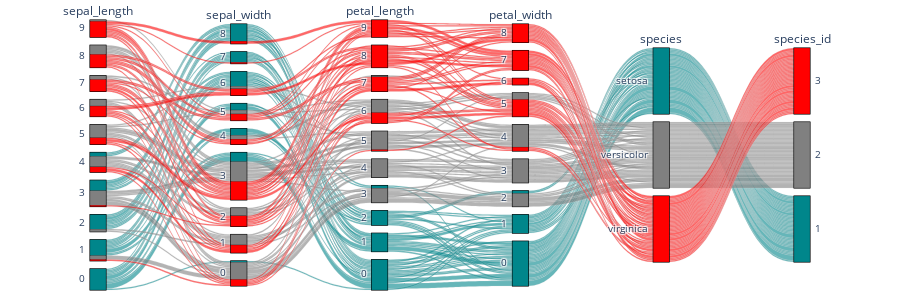

The code cell stored with this chart in its notebook:
### Code cell
a.show()

### Figure 1 — Plotly figure (JSON) as saved in the notebook; plotly's stock layout.template omitted (floating-point values rounded to 4 significant figures; data arrays with more than 128 entries replaced by an {"elided": "..."} marker saying what was removed)
{"data": [{"dimensions": [{"categoryorder": "category descending", "label": "sepal_length", "values": {"elided": "150 int values"}}, {"categoryorder": "category descending", "label": "sepal_width", "values": {"elided": "150 int values"}}, {"categoryorder": "category descending", "label": "petal_length", "values": {"elided": "150 int values"}}, {"categoryorder": "category descending", "label": "petal_width", "values": {"elided": "150 int values"}}, {"categoryorder": "array", "label": "species", "ticktext": ["setosa", "versicolor", "virginica"], "values": {"elided": "150 int values"}}, {"categoryorder": "category descending", "label": "species_id", "values": {"elided": "150 int values"}}], "line": {"color": {"elided": "150 int values"}, "colorscale": [[0, "#00868B"], [0.5, "gray"], [1, "red"]], "shape": "hspline"}, "type": "parcats"}], "layout": {"height": 300, "margin": {"b": 10, "l": 50, "r": 50, "t": 20}}}
